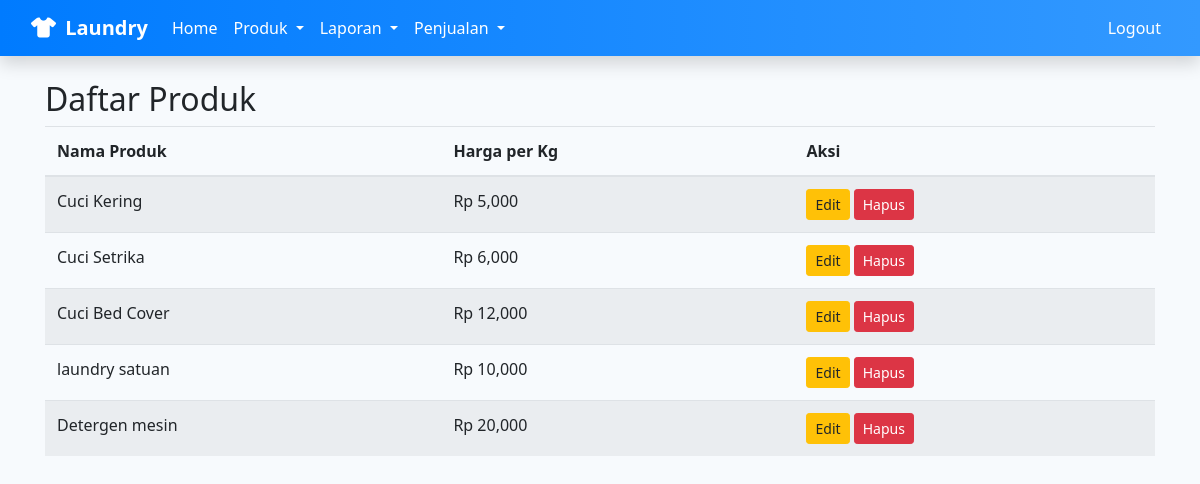
The app's page /produk/ (signed in) with its own data.
### laundry_app/models.py (models this page shows, shortened)
class Produk(models.Model):
    nama = models.CharField(max_length=100)  # nama produk bebas, tidak pakai choices
    harga_per_kg = models.DecimalField(max_digits=8, decimal_places=2)

### laundry_app/views.py (the view)
# urls.py: path('produk/', views.daftar_produk, name='daftar_produk'),
@login_required
def daftar_produk(request):
    produk_list = Produk.objects.all()
    return render(request, 'laundry_app/daftar_produk.html', {'produk_list': produk_list})

### laundry_app/templates/laundry_app/daftar_produk.html
{% extends 'laundry_app/base.html' %}
{% load humanize %}
{% block content %}
<h2>Daftar Produk</h2>
<table class="table table-striped">
    <thead>
        <tr>
            <th>Nama Produk</th>
            <th>Harga per Kg</th>
            <th>Aksi</th>
        </tr>
    </thead>
    <tbody>
        {% for produk in produk_list %}
        <tr>
            <td>{{ produk.nama }}</td>
            <td>Rp {{ produk.harga_per_kg|floatformat:0|intcomma }}</td>
            <td>
                <a href="{% url 'edit_produk' produk.id %}" class="btn btn-warning btn-sm">Edit</a>
                <a href="{% url 'hapus_produk' produk.id %}" class="btn btn-danger btn-sm">Hapus</a>
            </td>
        </tr>
        {% endfor %}
    </tbody>
</table>
{% endblock %}

### laundry_app/templates/laundry_app/base.html (style rules this page uses)
body { background-color: #f7fafd; font-family: 'Segoe UI', Tahoma, Geneva, Verdana, sans-serif; }

### records on screen
Produk: nama "Cuci Kering", harga_per_kg "5,000"
Produk: nama "Cuci Setrika", harga_per_kg "6,000"
Produk: nama "Cuci Bed Cover", harga_per_kg "12,000"
Produk: nama "laundry satuan", harga_per_kg "10,000"
Produk: nama "Detergen mesin", harga_per_kg "20,000"
